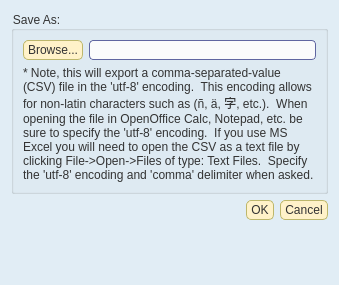
<ui version="4.0" >
 <class>ExportAnalysisDialog</class>
 <widget class="QWidget" name="ExportAnalysisDialog" >
  <property name="windowModality" >
   <enum>Qt::ApplicationModal</enum>
  </property>
  <property name="geometry" >
   <rect>
    <x>0</x>
    <y>0</y>
    <width>339</width>
    <height>285</height>
   </rect>
  </property>
  <property name="font" >
   <font>
    <family>arial</family>
   </font>
  </property>
  <property name="windowTitle" >
   <string>Export As CSV</string>
  </property>
  <property name="styleSheet" >
   <string notr="true" >.QWidget {
   background-color: #E1EDF5;
}

/*Non-main window popup widgets
QWidget {
     background-color: #f0f0f5;
}
*/


	
QWidget {
    font-family: arial;
    color: #333333;	
}


QHeaderView::section {
    padding-left: 2px;
    padding-right: 4px;
    background-color: #FFF7DB;
    border-width: 1px;
    border-color: darkkhaki;
    border-style: solid;
}

QHeaderView::section:hover {
   background-color: #FFDF94;
}

/* Increase the padding, so the text is shifted when the button is
   pressed. */
QHeaderView::section:pressed {
    padding-left: 4px;
    padding-top: 4px;
    background-color: #E6A84C;
}

QMainWindow {
    background-color: gainsboro;
    background-position: top right;
    background-repeat: no-repeat
}


/* Nice Windows-XP-style password character. */
QLineEdit[echoMode="2"] {
    lineedit-password-character: 9679;
}

/* We provide a min-width and min-height for push buttons
   so that they look elegant regardless of the width of the text. */
QPushButton {
    background-color: #FFF2C9;
    border-width: 1px;
    border-color: darkkhaki;
    border-style: solid;
    border-radius: 5;
    padding: 2px;
    padding-left: 4px;
    padding-right: 4px;
    min-width: 9ex;
    min-height: 2.5ex;
}

QPushButton:hover {
   background-color: #FFDF94;
}

/* Increase the padding, so the text is shifted when the button is
   pressed. */
QPushButton:pressed {
    padding-left: 4px;
    padding-top: 4px;
    background-color: #E6A84C;
}

QLabel, QAbstractButton {
    font: normal;
}

/* Mark mandatory fields with a brownish color. */
.mandatory {
    color: brown;
}

/* Bold text on status bar looks awful. */
QStatusBar QLabel {
   font: normal;
}

QStatusBar::item {
    border-width: 1;
    border-color: darkkhaki;
    border-style: solid;
    border-radius: 2;
}

QComboBox, QLineEdit, QSpinBox, QTextEdit, QListView {
    background-color: #fafbfc;
    selection-color: #0a214c;
    selection-background-color: #FFF2C9;
}

/* We reserve 1 pixel space in padding. When we get the focus,
   we kill the padding and enlarge the border. This makes the items
   glow. */
QLineEdit {
    border-width: 1px;
    padding: 1px;
    border-style: solid;
    border-color: #5f66a1;
    border-radius: 4px;
}

/* As mentioned above, eliminate the padding and increase the border. */
QLineEdit:focus, QFrame:focus {
    border-width: 2px;
    padding: 0px;
}

/* Nice to have the background color change when hovered. */
QRadioButton:hover, QCheckBox:hover {
    background-color: #FFDF94;
}

/* Force the dialog's buttons to follow the Windows guidelines. */
QDialogButtonBox {
    button-layout: 0;
}

QToolTip {
    padding: 5px;
    border-radius: 3px;
    opacity: 200;
}
</string>
  </property>
  <layout class="QVBoxLayout" >
   <item>
    <widget class="QGroupBox" name="groupBox_4" >
     <property name="windowModality" >
      <enum>Qt::NonModal</enum>
     </property>
     <property name="font" >
      <font>
       <family>arial</family>
      </font>
     </property>
     <property name="title" >
      <string>Save As:</string>
     </property>
     <layout class="QVBoxLayout" >
      <item>
       <layout class="QHBoxLayout" >
        <item>
         <widget class="QPushButton" name="browse_button" >
          <property name="font" >
           <font>
            <family>arial</family>
            <weight>50</weight>
            <italic>false</italic>
            <bold>false</bold>
           </font>
          </property>
          <property name="text" >
           <string>Browse...</string>
          </property>
         </widget>
        </item>
        <item>
         <widget class="QLineEdit" name="path_edit" >
          <property name="font" >
           <font>
            <family>arial</family>
           </font>
          </property>
          <property name="text" >
           <string/>
          </property>
          <property name="readOnly" >
           <bool>true</bool>
          </property>
         </widget>
        </item>
       </layout>
      </item>
      <item>
       <widget class="QLabel" name="label_2" >
        <property name="maximumSize" >
         <size>
          <width>16777215</width>
          <height>1677777</height>
         </size>
        </property>
        <property name="font" >
         <font>
          <family>arial</family>
          <weight>50</weight>
          <italic>false</italic>
          <bold>false</bold>
         </font>
        </property>
        <property name="text" >
         <string>* Note, this will export a comma-separated-value (CSV) file in the 'utf-8' encoding.  This encoding allows for non-latin characters such as (ñ, ä, 字, etc.).  When opening the file in OpenOffice Calc, Notepad, etc. be sure to specify the 'utf-8' encoding.  If you use MS Excel you will need to open the CSV as a text file by clicking File->Open->Files of type: Text Files.  Specify the 'utf-8' encoding and 'comma' delimiter when asked.</string>
        </property>
        <property name="alignment" >
         <set>Qt::AlignLeading|Qt::AlignLeft|Qt::AlignTop</set>
        </property>
        <property name="wordWrap" >
         <bool>true</bool>
        </property>
       </widget>
      </item>
     </layout>
    </widget>
   </item>
   <item>
    <layout class="QHBoxLayout" >
     <item>
      <spacer>
       <property name="orientation" >
        <enum>Qt::Horizontal</enum>
       </property>
       <property name="sizeHint" stdset="0" >
        <size>
         <width>246</width>
         <height>20</height>
        </size>
       </property>
      </spacer>
     </item>
     <item>
      <widget class="QDialogButtonBox" name="button_box" >
       <property name="font" >
        <font>
         <family>arial</family>
        </font>
       </property>
       <property name="standardButtons" >
        <set>QDialogButtonBox::Cancel|QDialogButtonBox::Ok</set>
       </property>
      </widget>
     </item>
    </layout>
   </item>
   <item>
    <spacer>
     <property name="orientation" >
      <enum>Qt::Vertical</enum>
     </property>
     <property name="sizeHint" stdset="0" >
      <size>
       <width>311</width>
       <height>16</height>
      </size>
     </property>
    </spacer>
   </item>
  </layout>
 </widget>
 <resources/>
 <connections/>
</ui>
